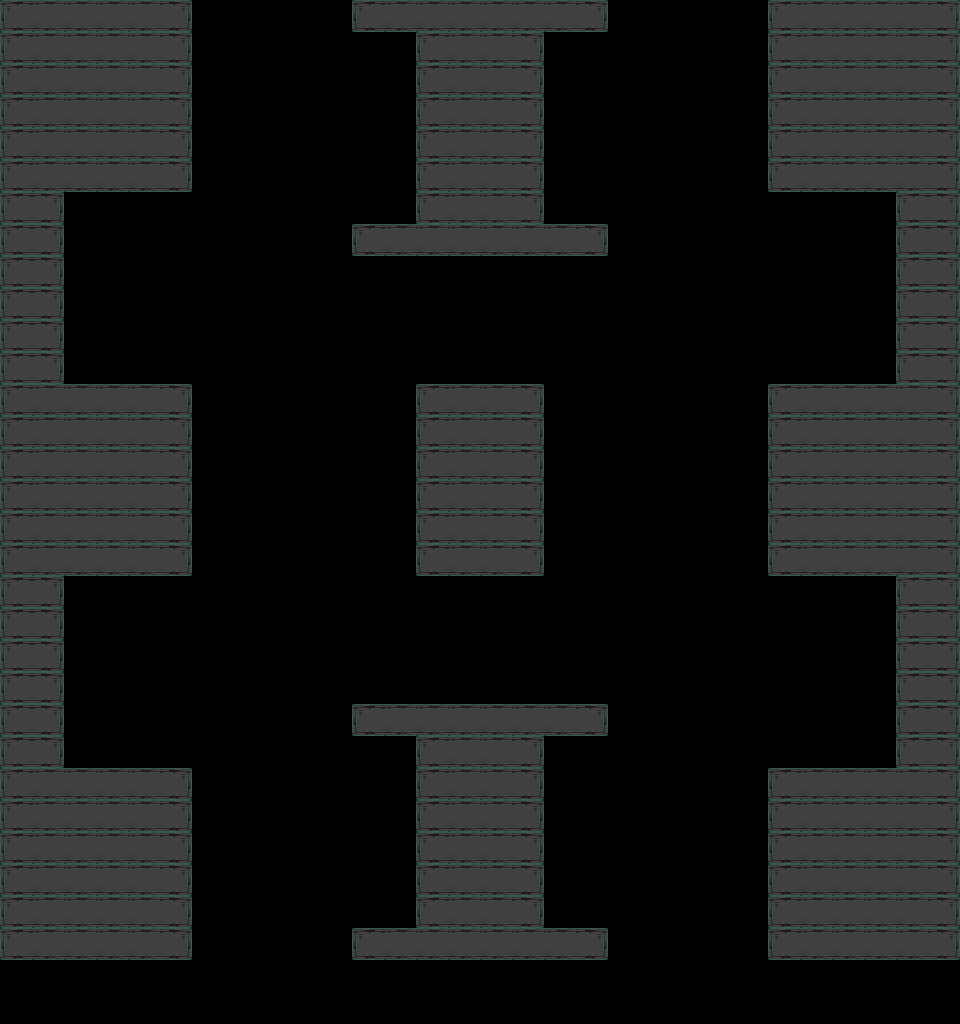

The image is a tile-based game level rendered from a .tmx file. Its description and complete source (layers, tilesets, objects, tile grids) follow:
An orthogonal 30x32 tile map with 32x32 px tiles, 1 tile layer (Platforms).

<map version="1.2" tiledversion="1.3.5" orientation="orthogonal" renderorder="right-down" width="30" height="32" tilewidth="32" tileheight="32" infinite="0" nextlayerid="2" nextobjectid="1">
 <tileset firstgid="1" name="level_tileset_7" tilewidth="32" tileheight="32" tilecount="9" columns="3">
  <image source="../sprites/tiles.png" width="96" height="96" />
 </tileset>
 <layer id="1" name="Platforms" width="30" height="32">
  <data encoding="csv">
4,5,5,5,5,6,0,0,0,0,0,4,5,5,5,5,5,5,6,0,0,0,0,0,4,5,5,5,5,6,
4,5,5,5,5,6,0,0,0,0,0,0,0,4,5,5,6,0,0,0,0,0,0,0,4,5,5,5,5,6,
4,5,5,5,5,6,0,0,0,0,0,0,0,4,5,5,6,0,0,0,0,0,0,0,4,5,5,5,5,6,
4,5,5,5,5,6,0,0,0,0,0,0,0,4,5,5,6,0,0,0,0,0,0,0,4,5,5,5,5,6,
4,5,5,5,5,6,0,0,0,0,0,0,0,4,5,5,6,0,0,0,0,0,0,0,4,5,5,5,5,6,
4,5,5,5,5,6,0,0,0,0,0,0,0,4,5,5,6,0,0,0,0,0,0,0,4,5,5,5,5,6,
4,6,0,0,0,0,0,0,0,0,0,0,0,4,5,5,6,0,0,0,0,0,0,0,0,0,0,0,4,6,
4,6,0,0,0,0,0,0,0,0,0,4,5,5,5,5,5,5,6,0,0,0,0,0,0,0,0,0,4,6,
4,6,0,0,0,0,0,0,0,0,0,0,0,0,0,0,0,0,0,0,0,0,0,0,0,0,0,0,4,6,
4,6,0,0,0,0,0,0,0,0,0,0,0,0,0,0,0,0,0,0,0,0,0,0,0,0,0,0,4,6,
4,6,0,0,0,0,0,0,0,0,0,0,0,0,0,0,0,0,0,0,0,0,0,0,0,0,0,0,4,6,
4,6,0,0,0,0,0,0,0,0,0,0,0,0,0,0,0,0,0,0,0,0,0,0,0,0,0,0,4,6,
4,5,5,5,5,6,0,0,0,0,0,0,0,4,5,5,6,0,0,0,0,0,0,0,4,5,5,5,5,6,
4,5,5,5,5,6,0,0,0,0,0,0,0,4,5,5,6,0,0,0,0,0,0,0,4,5,5,5,5,6,
4,5,5,5,5,6,0,0,0,0,0,0,0,4,5,5,6,0,0,0,0,0,0,0,4,5,5,5,5,6,
4,5,5,5,5,6,0,0,0,0,0,0,0,4,5,5,6,0,0,0,0,0,0,0,4,5,5,5,5,6,
4,5,5,5,5,6,0,0,0,0,0,0,0,4,5,5,6,0,0,0,0,0,0,0,4,5,5,5,5,6,
4,5,5,5,5,6,0,0,0,0,0,0,0,4,5,5,6,0,0,0,0,0,0,0,4,5,5,5,5,6,
4,6,0,0,0,0,0,0,0,0,0,0,0,0,0,0,0,0,0,0,0,0,0,0,0,0,0,0,4,6,
4,6,0,0,0,0,0,0,0,0,0,0,0,0,0,0,0,0,0,0,0,0,0,0,0,0,0,0,4,6,
4,6,0,0,0,0,0,0,0,0,0,0,0,0,0,0,0,0,0,0,0,0,0,0,0,0,0,0,4,6,
4,6,0,0,0,0,0,0,0,0,0,0,0,0,0,0,0,0,0,0,0,0,0,0,0,0,0,0,4,6,
4,6,0,0,0,0,0,0,0,0,0,4,5,5,5,5,5,5,6,0,0,0,0,0,0,0,0,0,4,6,
4,6,0,0,0,0,0,0,0,0,0,0,0,4,5,5,6,0,0,0,0,0,0,0,0,0,0,0,4,6,
4,5,5,5,5,6,0,0,0,0,0,0,0,4,5,5,6,0,0,0,0,0,0,0,4,5,5,5,5,6,
4,5,5,5,5,6,0,0,0,0,0,0,0,4,5,5,6,0,0,0,0,0,0,0,4,5,5,5,5,6,
4,5,5,5,5,6,0,0,0,0,0,0,0,4,5,5,6,0,0,0,0,0,0,0,4,5,5,5,5,6,
4,5,5,5,5,6,0,0,0,0,0,0,0,4,5,5,6,0,0,0,0,0,0,0,4,5,5,5,5,6,
4,5,5,5,5,6,0,0,0,0,0,0,0,4,5,5,6,0,0,0,0,0,0,0,4,5,5,5,5,6,
4,5,5,5,5,6,0,0,0,0,0,4,5,5,5,5,5,5,6,0,0,0,0,0,4,5,5,5,5,6,
0,0,0,0,0,0,0,0,0,0,0,0,0,0,0,0,0,0,0,0,0,0,0,0,0,0,0,0,0,0,
0,0,0,0,0,0,0,0,0,0,0,0,0,0,0,0,0,0,0,0,0,0,0,0,0,0,0,0,0,0
</data>
 </layer>
</map>